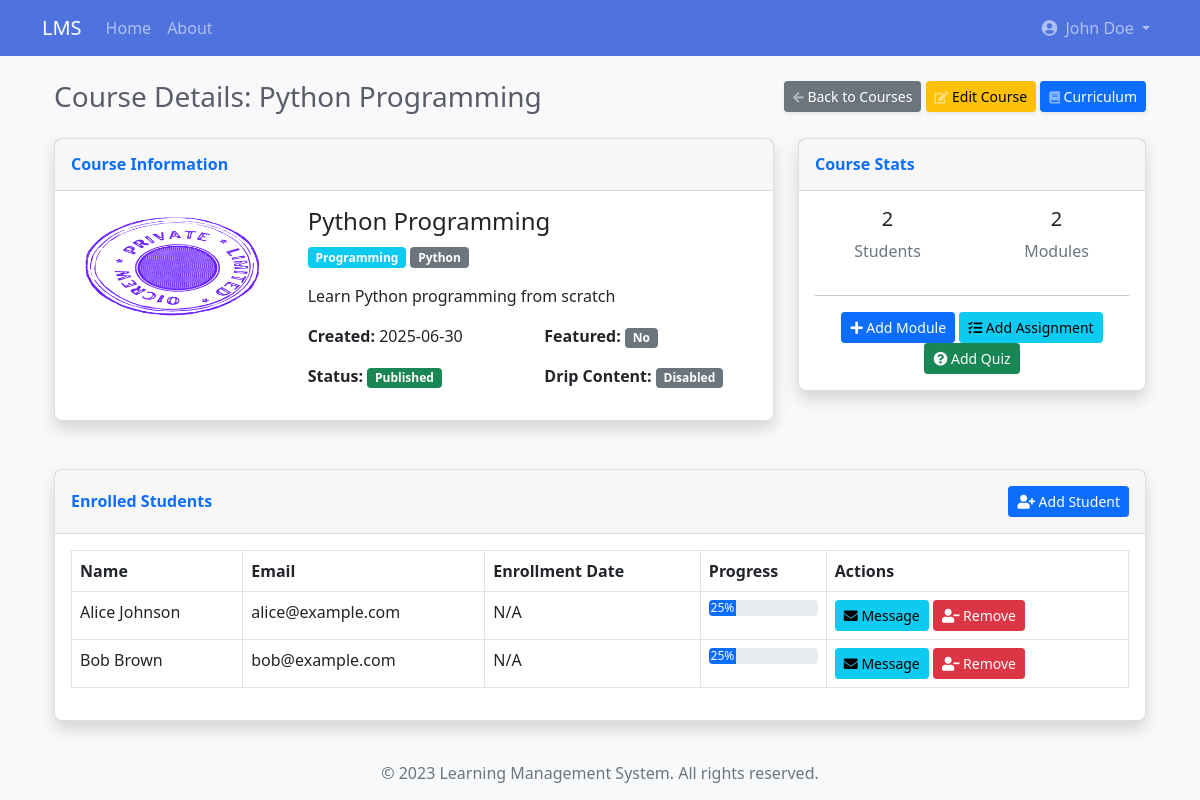
/instructor/course/1 (signed in), run on the app's committed database.
### app/models/user.py (models this page shows, shortened)
class User(db.Model, UserMixin):
    id = db.Column(db.Integer, primary_key=True)
    username = db.Column(db.String(50), unique=True, nullable=False)
    email = db.Column(db.String(120), unique=True, nullable=False)
    password = db.Column(db.String(60), nullable=False)
    first_name = db.Column(db.String(50), nullable=False)
    last_name = db.Column(db.String(50), nullable=False)
    role = db.Column(db.String(20), nullable=False)
    created_at = db.Column(db.DateTime, default=datetime.utcnow)
    last_login = db.Column(db.DateTime, nullable=True)
    is_active = db.Column(db.Boolean, default=True)
    is_email_verified = db.Column(db.Boolean, default=False)
    profile = db.relationship(
        'UserProfile', backref='user', uselist=False, cascade='all, delete-orphan')
    courses_teaching = db.relationship(
        'Course', backref='instructor', lazy=True)
    enrollments = db.relationship('Enrollment', backref='student', lazy=True)
    parent_of = db.relationship('ParentStudent',
                                foreign_keys='ParentStudent.parent_id',
                                backref='parent', lazy=True)

class Course(db.Model):
    id = db.Column(db.Integer, primary_key=True)
    title = db.Column(db.String(100), nullable=False)
    description = db.Column(db.Text, nullable=True)
    instructor_id = db.Column(
        db.Integer, db.ForeignKey('user.id'), nullable=False)
    created_at = db.Column(db.DateTime, default=datetime.utcnow)
    category_id = db.Column(db.Integer, db.ForeignKey(
        'course_category.id'), nullable=True)
    thumbnail = db.Column(db.String(255), nullable=True)
    is_published = db.Column(db.Boolean, default=False)
    is_featured = db.Column(db.Boolean, default=False)
    enable_drip = db.Column(db.Boolean, default=False)
    drip_interval_days = db.Column(
        db.Integer, default=0)  # 0 means no interval
    enrollments = db.relationship('Enrollment', backref='course', lazy=True)
    modules = db.relationship(
        'Module', backref='course', lazy=True, order_by='Module.order')
    prerequisites = db.relationship(
        'Course', secondary=course_prerequisites,
        primaryjoin=(course_prerequisites.c.course_id == id),
        secondaryjoin=(course_prerequisites.c.prerequisite_id == id),
        backref=db.backref('required_for', lazy='dynamic'),
        lazy='dynamic'
    )

class CourseCategory(db.Model):
    id = db.Column(db.Integer, primary_key=True)
    name = db.Column(db.String(50), nullable=False, unique=True)
    description = db.Column(db.Text, nullable=True)
    courses = db.relationship('Course', backref='category', lazy=True)

class CourseTag(db.Model):
    id = db.Column(db.Integer, primary_key=True)
    name = db.Column(db.String(30), nullable=False, unique=True)
    courses = db.relationship(
        'Course', secondary='course_tags', backref=db.backref('tags', lazy='dynamic'))

### app/routes/instructor.py (the view)
@instructor.route('/course/<int:course_id>')
@login_required
@instructor_required
def course_details(course_id):
    course = Course.query.get_or_404(course_id)
    if course.instructor_id != current_user.id:
        flash('You do not have permission to view this course.', 'danger')
        return redirect(url_for('instructor.courses'))
    enrollments = Enrollment.query.filter_by(course_id=course_id).all()
    students = []
    for enrollment in enrollments:
        student = User.query.get(enrollment.student_id)
        if student:
            students.append(student)
    return render_template('instructor/course_details.html', course=course, students=students)

### app/templates/instructor/course_details.html (shortened to what this page needs)
{% extends "base.html" %}
{% block content %}
<div class="container-fluid">
    <div class="d-sm-flex align-items-center justify-content-between mb-4">
        <h1 class="h3 mb-0 text-gray-800">Course Details: {{ course.title }}</h1>
        <div>
            <a href="{{ url_for('instructor.courses') }}" class="btn btn-sm btn-secondary shadow-sm">
                <i class="fas fa-arrow-left fa-sm text-white-50"></i> Back to Courses
            </a>
            <a href="{{ url_for('instructor.edit_course', course_id=course.id) }}" class="btn btn-sm btn-warning shadow-sm">
                <i class="fas fa-edit fa-sm text-white-50"></i> Edit Course
            </a>
            <a href="{{ url_for('instructor.course_curriculum', course_id=course.id) }}" class="btn btn-sm btn-primary shadow-sm">
                <i class="fas fa-book fa-sm text-white-50"></i> Curriculum
            </a>
        </div>
    </div>
    <div class="row mb-4">
        <div class="col-lg-8">
            <div class="card shadow mb-4">
                <div class="card-header py-3">
                    <h6 class="m-0 fw-bold text-primary">Course Information</h6>
                </div>
                <div class="card-body">
                    <div class="row">
                        <div class="col-md-4">
                            {% if course.thumbnail %}
                                <img src="{{ url_for('static', filename='uploads/' + course.thumbnail) }}" alt="{{ course.title }}" class="img-fluid rounded mb-3">
                            {% else %}
                                <div class="bg-light rounded p-3 text-center mb-3" style="height: 200px; display: flex; align-items: center; justify-content: center;">
                                    <span class="text-muted">No thumbnail</span>
                                </div>
                            {% endif %}
                        </div>
                        <div class="col-md-8">
                            <h4>{{ course.title }}</h4>
                            <p class="text-muted">
                                {% if course.category %}
                                    <span class="badge bg-info">{{ course.category.name }}</span>
                                {% endif %}
                                {% for tag in course.tags %}
                                    <span class="badge bg-secondary">{{ tag.name }}</span>
                                {% endfor %}
                            </p>
                            <p>{{ course.description|safe }}</p>
                            <div class="row mt-3">
                                <div class="col-6">
                                    <p><strong>Created:</strong> {{ course.created_at.strftime('%Y-%m-%d') }}</p>
                                    <p><strong>Status:</strong>
                                        {% if course.is_published %}
                                            <span class="badge bg-success">Published</span>
                                        {% else %}
                                            <span class="badge bg-warning text-dark">Draft</span>
                                        {% endif %}
                                    </p>
                                </div>
                                <div class="col-6">
                                    <p><strong>Featured:</strong>
                                        {% if course.is_featured %}
                                            <span class="badge bg-primary">Yes</span>
                                        {% else %}
                                            <span class="badge bg-secondary">No</span>
                                        {% endif %}
                                    </p>
                                    <p><strong>Drip Content:</strong>
                                        {% if course.enable_drip %}
                                            <span class="badge bg-info">Enabled ({{ course.drip_interval_days }} days)</span>
                                        {% else %}
                                            <span class="badge bg-secondary">Disabled</span>
                                        {% endif %}
                                    </p>
                                </div>
                            </div>
                        </div>
                    </div>
                </div>
            </div>
        </div>
        <div class="col-lg-4">
            <div class="card shadow mb-4">
                <div class="card-header py-3 d-flex flex-row align-items-center justify-content-between">
                    <h6 class="m-0 fw-bold text-primary">Course Stats</h6>
                </div>
                <div class="card-body">
                    <div class="row text-center">
                        <div class="col-6 mb-3">
                            <div class="h5">{{ students|length }}</div>
                            <div class="text-muted">Students</div>
                        </div>
                        <div class="col-6 mb-3">
                            <div class="h5">{{ course.modules|length }}</div>
                            <div class="text-muted">Modules</div>
                        </div>
                    </div>
                    <hr>
                    <div class="text-center">
                        <a href="{{ url_for('instructor.create_module', course_id=course.id) }}" class="btn btn-sm btn-primary">
                            <i class="fas fa-plus"></i> Add Module
                        </a>
                        <a href="{{ url_for('instructor.create_assignment', course_id=course.id) }}" class="btn btn-sm btn-info">
                            <i class="fas fa-tasks"></i> Add Assignment
                        </a>
                        <a href="{{ url_for('instructor.create_quiz', course_id=course.id) }}" class="btn btn-sm btn-success">
                            <i class="fas fa-question-circle"></i> Add Quiz
                        </a>
                    </div>
                </div>
            </div>
        </div>
    </div>
    <div class="row">
        <div class="col-12">
            <div class="card shadow mb-4">
                <div class="card-header py-3 d-flex flex-row align-items-center justify-content-between">
                    <h6 class="m-0 fw-bold text-primary">Enrolled Students</h6>
                    <a href="#" class="btn btn-sm btn-primary" data-bs-toggle="modal" data-bs-target="#addStudentModal">
                        <i class="fas fa-user-plus"></i> Add Student
                    </a>
                </div>
                <div class="card-body">
                    {% if students %}
                    <div class="table-responsive">
                        <table class="table table-bordered" id="studentsTable" width="100%" cellspacing="0">
                            <thead>
                                <tr>
                                    <th>Name</th>
                                    <th>Email</th>
                                    <th>Enrollment Date</th>
                                    <th>Progress</th>
                                    <th>Actions</th>
                                </tr>
                            </thead>
                            <tbody>
                                {% for student in students %}
                                <tr>
                                    <td>{{ student.first_name }} {{ student.last_name }}</td>
                                    <td>{{ student.email }}</td>
                                    <td>
                                        {% set enrollment = student.enrollments|selectattr('course_id', 'equalto', course.id)|first %}
                                        {{ enrollment.enrolled_at.strftime('%Y-%m-%d') if enrollment and enrollment.enrolled_at else 'N/A' }}
                                    </td>
                                    <td>
                                        <div class="progress">
                                            <div class="progress-bar" role="progressbar" style="width: 25%" aria-valuenow="25" aria-valuemin="0" aria-valuemax="100">25%</div>
                                        </div>
                                    </td>
                                    <td>
                                        <a href="{{ url_for('instructor.send_message') }}?recipient_id={{ student.id }}" class="btn btn-sm btn-info">
                                            <i class="fas fa-envelope"></i> Message
                                        </a>
                                        <button class="btn btn-sm btn-danger btn-remove-student" data-student-id="{{ student.id }}">
                                            <i class="fas fa-user-minus"></i> Remove
                                        </button>
                                    </td>
                                </tr>
                                {% endfor %}
                            </tbody>
                        </table>
                    </div>
                    {% endif %}
                </div>
            </div>
        </div>
    </div>
</div>
{% endblock %}

### app/templates/base.html (shortened to what this page needs)
<!DOCTYPE html>
<html lang="en">
<head>
    <link href="https://cdn.jsdelivr.net/npm/bootstrap@5.1.0/dist/css/bootstrap.min.css" rel="stylesheet">
    <link rel="stylesheet" href="https://cdnjs.cloudflare.com/ajax/libs/font-awesome/5.15.4/css/all.min.css">
    <link rel="stylesheet" href="{{ url_for('static', filename='css/style.css') }}">
</head>
<body {% if current_user.is_authenticated %}
      data-user-role="{{ current_user.role }}"
      data-admin-dashboard-url="{{ url_for('admin.dashboard', _external=True) }}"
      data-instructor-dashboard-url="{{ url_for('instructor.dashboard', _external=True) }}"
      data-student-dashboard-url="{{ url_for('student.dashboard', _external=True) }}"
      data-parent-dashboard-url="{{ url_for('parent.dashboard', _external=True) }}"
      data-guest-dashboard-url="{{ url_for('guest.dashboard', _external=True) }}"
      {% endif %}>
    <nav class="navbar navbar-expand-lg navbar-dark bg-primary">
        <div class="container">
            <a class="navbar-brand" href="{{ url_for('main.index') }}">LMS</a>
            <div class="collapse navbar-collapse" id="navbarNav">
                <ul class="navbar-nav me-auto">
                    <li class="nav-item">
                        <a class="nav-link" href="{{ url_for('main.index') }}">Home</a>
                    </li>
                    <li class="nav-item">
                        <a class="nav-link" href="{{ url_for('main.about') }}">About</a>
                    </li>
                </ul>
                <ul class="navbar-nav">
                    {% if current_user.is_authenticated %}
                        <li class="nav-item dropdown">
                            <a class="nav-link dropdown-toggle" href="#" id="navbarDropdown" role="button" data-bs-toggle="dropdown" aria-expanded="false">
                                {% if current_user.profile and current_user.profile.profile_picture %}
                                <img src="{{ url_for('static', filename='uploads/profile/' + current_user.profile.profile_picture) }}"
                                     class="rounded-circle me-1" alt="Profile" style="width: 24px; height: 24px; object-fit: cover;">
                                {% else %}
                                <i class="fas fa-user-circle me-1"></i>
                                {% endif %}
                                {{ current_user.first_name }} {{ current_user.last_name }}
                            </a>
                        </li>
                    {% endif %}
                </ul>
            </div>
        </div>
    </nav>
    <div class="container mt-4">
        {% block content %}{% endblock %}
    </div>
    <footer class="footer mt-auto py-3 bg-light">
        <div class="container text-center">
            <span class="text-muted">&copy; 2023 Learning Management System. All rights reserved.</span>
        </div>
    </footer>
</body>
</html>

### data on the page
User: first_name "John", last_name "Doe"
Course: title "Python Programming", thumbnail (picture), description "Learn Python programming from scratch", created_at "2025-06-30"
CourseCategory: category.name "Programming"
CourseTag: name "Python"
User: first_name "Alice", last_name "Johnson", email "alice@example.com", enrolled_at "N/A"
User: first_name "Bob", last_name "Brown", email "bob@example.com", enrolled_at "N/A"

### other printed values
{{ students|length }} "2"
{{ course.modules|length }} "2"
